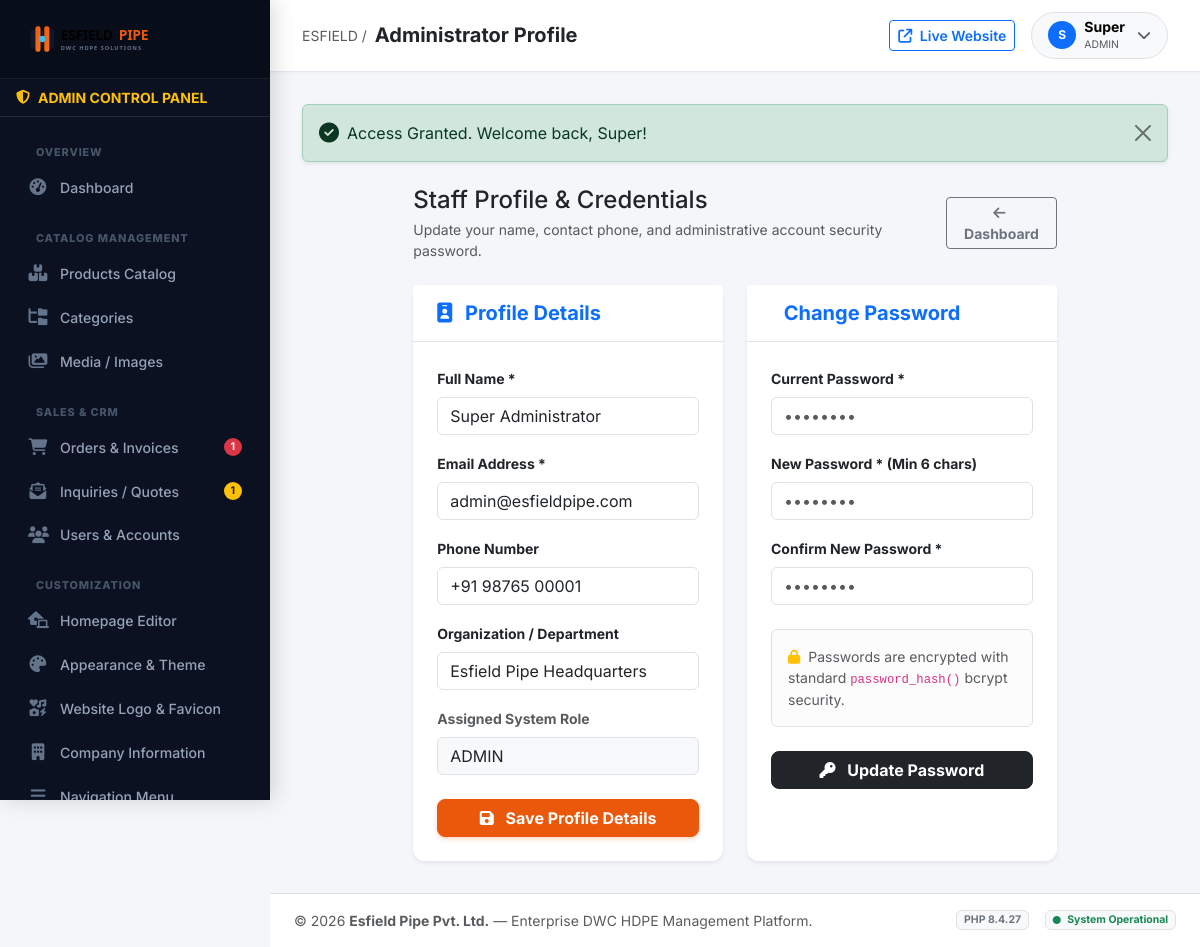
Screenshot of /admin/profile.php (signed in) with the database file from the repository.
### tables this page shows
CREATE TABLE `users` (
    `id` INT AUTO_INCREMENT PRIMARY KEY,
    `name` VARCHAR(100) NOT NULL,
    `email` VARCHAR(150) NOT NULL UNIQUE,
    `password` VARCHAR(255) NOT NULL,
    `role` ENUM('admin', 'editor', 'customer') DEFAULT 'customer',
    `phone` VARCHAR(20) NULL,
    `company_name` VARCHAR(150) NULL,
    `gstin` VARCHAR(30) NULL,
    `address` TEXT NULL,
    `city` VARCHAR(100) NULL,
    `state` VARCHAR(100) NULL,
    `pincode` VARCHAR(20) NULL,
    `status` ENUM('active', 'blocked') DEFAULT 'active',
    `reset_token` VARCHAR(100) NULL,
    `reset_expires` DATETIME NULL,
    `created_at` TIMESTAMP DEFAULT CURRENT_TIMESTAMP,
    `updated_at` TIMESTAMP DEFAULT CURRENT_TIMESTAMP ON UPDATE CURRENT_TIMESTAMP
);

### config/config.php (called while the page is built, shortened)
<?php
function get_settings(): array {
    static $settings = null;
    if ($settings === null) {
        try {
            $db = get_db();
            $stmt = $db->query("SELECT `key_name`, `key_value` FROM `settings`");
            $settings = [];
            while ($row = $stmt->fetch()) {
                $settings[$row['key_name']] = $row['key_value'];
            }
        } catch (Exception $e) {
            $settings = [];
        }
    }
    return $settings;
}
function get_setting(string $key, string $default = ''): string {
    $settings = get_settings();
    return $settings[$key] ?? $default;
}

### includes/auth.php (called while the page is built, shortened)
<?php
require_once __DIR__ . '/../config/config.php';
require_once __DIR__ . '/functions.php';
function is_logged_in(): bool {
    return !empty($_SESSION['user_id']);
}
function current_user(): ?array {
    static $user = null;
    if ($user === null) {
        try {
            $db = get_db();
            $stmt = $db->prepare("SELECT * FROM `users` WHERE `id` = ? AND `status` = 'active'");
            $stmt->execute([$_SESSION['user_id']]);
            $user = $stmt->fetch() ?: null;
        } catch (Exception $e) {
            return null;
        }
    }
    return $user;
}
function is_editor_or_admin(): bool {
    $user = current_user();
    return $user && in_array($user['role'], ['admin', 'editor']);
}
function require_editor_or_admin(): void {
    if (!is_editor_or_admin()) {
        set_flash('danger', 'Access denied. Staff privileges required.');
        header('Location: ' . BASE_URL . 'index.php');
        exit;
    }
}

### admin/profile.php (the view, shortened to what this page needs)
<?php
$pageTitle = "Administrator Profile";
require_once __DIR__ . '/includes/header.php';
$user = current_user();
?>
<div class="row justify-content-center">
    <div class="col-xl-9">
        <div class="d-flex justify-content-between align-items-center mb-4">
            <div>
                <h4 class="fw-black mb-1 text-dark">Staff Profile & Credentials</h4>
                <p class="text-muted small mb-0">Update your name, contact phone, and administrative account security password.</p>
            </div>
            <a href="dashboard.php" class="btn btn-outline-secondary btn-sm fw-bold">
                <i class="fa-solid fa-arrow-left me-1"></i> Dashboard
            </a>
        </div>
        <div class="row g-4">
            <div class="col-lg-6">
                <div class="card border-0 shadow-sm h-100">
                    <div class="card-header bg-white border-0 py-3 px-4">
                        <h5 class="fw-bold mb-0 text-primary"><i class="fa-solid fa-id-badge me-2"></i> Profile Details</h5>
                    </div>
                    <div class="card-body p-4 border-top">
                        <form action="<?= BASE_URL ?>api/admin-profile.php" method="POST">
                            <div class="mb-3">
                                <label class="form-label fw-bold small">Full Name *</label>
                                <input type="text" name="name" class="form-control" value="<?= htmlspecialchars($user['name'] ?? '') ?>" required>
                            </div>
                            <div class="mb-3">
                                <label class="form-label fw-bold small">Email Address *</label>
                                <input type="email" name="email" class="form-control" value="<?= htmlspecialchars($user['email'] ?? '') ?>" required>
                            </div>
                            <div class="mb-3">
                                <label class="form-label fw-bold small">Phone Number</label>
                                <input type="text" name="phone" class="form-control" value="<?= htmlspecialchars($user['phone'] ?? '') ?>">
                            </div>
                            <div class="mb-3">
                                <label class="form-label fw-bold small">Organization / Department</label>
                                <input type="text" name="company_name" class="form-control" value="<?= htmlspecialchars($user['company_name'] ?? '') ?>">
                            </div>
                            <div class="mb-4">
                                <label class="form-label fw-bold small text-muted">Assigned System Role</label>
                                <input type="text" class="form-control bg-light" value="<?= strtoupper($user['role'] ?? 'ADMIN') ?>" readonly>
                            </div>
                            <button type="submit" class="btn btn-primary w-100 py-2.5 fw-bold rounded-3">
                                <i class="fa-solid fa-floppy-disk me-2"></i> Save Profile Details
                            </button>
                        </form>
                    </div>
                </div>
            </div>
            <div class="col-lg-6">
                <div class="card border-0 shadow-sm h-100">
                    <div class="card-header bg-white border-0 py-3 px-4">
                        <h5 class="fw-bold mb-0 text-primary"><i class="fa-solid fa-shield-keyhole me-2"></i> Change Password</h5>
                    </div>
                    <div class="card-body p-4 border-top">
                        <form action="<?= BASE_URL ?>api/admin-profile.php" method="POST">
                            <div class="mb-3">
                                <label class="form-label fw-bold small">Current Password *</label>
                                <input type="password" name="current_password" class="form-control" placeholder="••••••••" required>
                            </div>
                            <div class="mb-3">
                                <label class="form-label fw-bold small">New Password * (Min 6 chars)</label>
                                <input type="password" name="new_password" class="form-control" placeholder="••••••••" required minlength="6">
                            </div>
                            <div class="mb-4">
                                <label class="form-label fw-bold small">Confirm New Password *</label>
                                <input type="password" name="confirm_password" class="form-control" placeholder="••••••••" required minlength="6">
                            </div>
                            <div class="alert alert-light border small text-muted mb-4">
                                <i class="fa-solid fa-lock text-warning me-1"></i> Passwords are encrypted with standard <code>password_hash()</code> bcrypt security.
                            </div>
                            <button type="submit" class="btn btn-dark w-100 py-2.5 fw-bold rounded-3">
                                <i class="fa-solid fa-key me-2"></i> Update Password
                            </button>
                        </form>
                    </div>
                </div>
            </div>
        </div>
    </div>
</div>
<?php require_once __DIR__ . '/includes/footer.php'; ?>

### admin/includes/header.php (shortened to what this page needs)
<?php
require_once __DIR__ . '/../../config/config.php';
require_once __DIR__ . '/../../includes/auth.php';
require_once __DIR__ . '/../../includes/functions.php';
require_editor_or_admin();
$user = current_user();
$siteName = get_setting('site_name', 'Esfield Pipe');
$siteLogo = get_setting('site_logo', 'assets/images/logo.svg');
$currentPage = basename($_SERVER['PHP_SELF']);
try {
    $db = get_db();
    $pendingOrdersCount = $db->query("SELECT COUNT(*) FROM `orders` WHERE `order_status` = 'pending'")->fetchColumn() ?: 0;
    $newInquiriesCount = $db->query("SELECT COUNT(*) FROM `support_inquiries` WHERE `status` = 'new'")->fetchColumn() ?: 0;
} catch (Exception $e) {
    $pendingOrdersCount = 0;
    $newInquiriesCount = 0;
}
?>
<!DOCTYPE html>
<html lang="en">
<head>
    <link href="https://cdn.jsdelivr.net/npm/bootstrap@5.3.3/dist/css/bootstrap.min.css" rel="stylesheet">
    <link href="https://cdnjs.cloudflare.com/ajax/libs/font-awesome/6.5.1/css/all.min.css" rel="stylesheet">
</head>
<body>
<aside class="admin-sidebar" id="adminSidebar">
    <div class="sidebar-brand-box d-flex align-items-center justify-content-between">
        <a href="dashboard.php" class="d-flex align-items-center gap-2 text-decoration-none">
            <img src="<?= BASE_URL . $siteLogo ?>" alt="ESFIELD">
        </a>
    </div>
    <div class="px-3 py-2 text-warning small fw-bold border-bottom border-secondary border-opacity-25 d-flex align-items-center gap-2">
        <i class="fa-solid fa-shield-halved"></i>
        <span>ADMIN CONTROL PANEL</span>
    </div>
    <nav class="sidebar-nav">
        <div class="sidebar-section-title">Overview</div>
        <a href="dashboard.php" class="nav-link <?= $currentPage === 'dashboard.php' ? 'active' : '' ?>">
            <i class="fa-solid fa-gauge-high"></i>
            <span>Dashboard</span>
        </a>
        <div class="sidebar-section-title">Catalog Management</div>
        <a href="products.php" class="nav-link <?= in_array($currentPage, ['products.php', 'product-add.php', 'product-edit.php']) ? 'active' : '' ?>">
            <i class="fa-solid fa-boxes-stacked"></i>
            <span>Products Catalog</span>
        </a>
        <a href="categories.php" class="nav-link <?= $currentPage === 'categories.php' ? 'active' : '' ?>">
            <i class="fa-solid fa-folder-tree"></i>
            <span>Categories</span>
        </a>
        <a href="media.php" class="nav-link <?= $currentPage === 'media.php' ? 'active' : '' ?>">
            <i class="fa-solid fa-images"></i>
            <span>Media / Images</span>
        </a>
        <div class="sidebar-section-title">Sales & CRM</div>
        <a href="orders.php" class="nav-link <?= in_array($currentPage, ['orders.php', 'order-detail.php']) ? 'active' : '' ?>">
            <i class="fa-solid fa-cart-shopping"></i>
            <span>Orders & Invoices</span>
            <?php if ($pendingOrdersCount > 0): ?>
                <span class="badge bg-danger rounded-pill ms-auto"><?= $pendingOrdersCount ?></span>
            <?php endif; ?>
        </a>
        <a href="inquiries.php" class="nav-link <?= in_array($currentPage, ['inquiries.php', 'inquiry-detail.php']) ? 'active' : '' ?>">
            <i class="fa-solid fa-envelope-open-text"></i>
            <span>Inquiries / Quotes</span>
            <?php if ($newInquiriesCount > 0): ?>
                <span class="badge bg-warning text-dark rounded-pill ms-auto"><?= $newInquiriesCount ?></span>
            <?php endif; ?>
        </a>
        <a href="users.php" class="nav-link <?= in_array($currentPage, ['users.php', 'user-edit.php']) ? 'active' : '' ?>">
            <i class="fa-solid fa-users"></i>
            <span>Users & Accounts</span>
        </a>
        <div class="sidebar-section-title">Customization</div>
        <a href="homepage.php" class="nav-link <?= $currentPage === 'homepage.php' ? 'active' : '' ?>">
            <i class="fa-solid fa-house-laptop"></i>
            <span>Homepage Editor</span>
        </a>
        <a href="appearance.php" class="nav-link <?= $currentPage === 'appearance.php' ? 'active' : '' ?>">
            <i class="fa-solid fa-palette"></i>
            <span>Appearance & Theme</span>
        </a>
        <a href="logo.php" class="nav-link <?= $currentPage === 'logo.php' ? 'active' : '' ?>">
            <i class="fa-solid fa-icons"></i>
            <span>Website Logo & Favicon</span>
        </a>
        <a href="company.php" class="nav-link <?= $currentPage === 'company.php' ? 'active' : '' ?>">
            <i class="fa-solid fa-building"></i>
            <span>Company Information</span>
        </a>
        <a href="navigation.php" class="nav-link <?= $currentPage === 'navigation.php' ? 'active' : '' ?>">
            <i class="fa-solid fa-bars"></i>
            <span>Navigation Menu</span>
        </a>
    </nav>
</aside>
<div class="admin-wrapper">
    <header class="admin-topbar d-flex justify-content-between align-items-center">
        <div class="d-flex align-items-center gap-3">
            <div class="d-flex align-items-center gap-2">
                <span class="text-muted small d-none d-md-inline">ESFIELD /</span>
                <h5 class="mb-0 fw-bold text-dark"><?= isset($pageTitle) ? htmlspecialchars($pageTitle) : ucfirst(str_replace(['.php', '-'], ['', ' '], $currentPage)) ?></h5>
            </div>
        </div>
        <div class="d-flex align-items-center gap-3">
            <a href="<?= BASE_URL ?>" target="_blank" class="btn btn-sm btn-outline-primary fw-semibold">
                <i class="fa-solid fa-arrow-up-right-from-square me-1"></i> <span class="d-none d-sm-inline">Live Website</span>
            </a>
            <div class="dropdown">
                <button class="btn btn-light border d-flex align-items-center gap-2 py-1.5 px-3 rounded-pill" type="button" data-bs-toggle="dropdown">
                    <div class="bg-primary text-white rounded-circle d-flex align-items-center justify-content-center fw-bold" style="width: 28px; height: 28px; font-size: 0.75rem;">
                        <?= strtoupper(substr($user['name'] ?? 'A', 0, 1)) ?>
                    </div>
                    <div class="text-start d-none d-md-block" style="line-height: 1.1;">
                        <span class="fw-bold d-block small"><?= htmlspecialchars(explode(' ', $user['name'] ?? 'Admin')[0]) ?></span>
                        <span class="text-muted" style="font-size: 0.65rem;"><?= strtoupper($user['role'] ?? 'ADMIN') ?></span>
                    </div>
                    <i class="fa-solid fa-chevron-down text-muted small ms-1"></i>
                </button>
            </div>
        </div>
    </header>
    <main class="admin-content">
        <?= render_flash() ?>

### rows the page displays
users: name "S", name "Super", role "ADMIN", name "Super Administrator", email "admin@esfieldpipe.com", phone "+91 98765 00001", company_name "Esfield Pipe Headquarters"

### other values shown
$pendingOrdersCount "1"
$newInquiriesCount "1"
$pageTitle "Administrator Profile"
$msg "Access Granted. Welcome back, Super!"
get_setting('site_name', 'Esfield Pipe Pvt. Ltd.') "Esfield Pipe Pvt. Ltd."
phpversion() "8.4.27"
